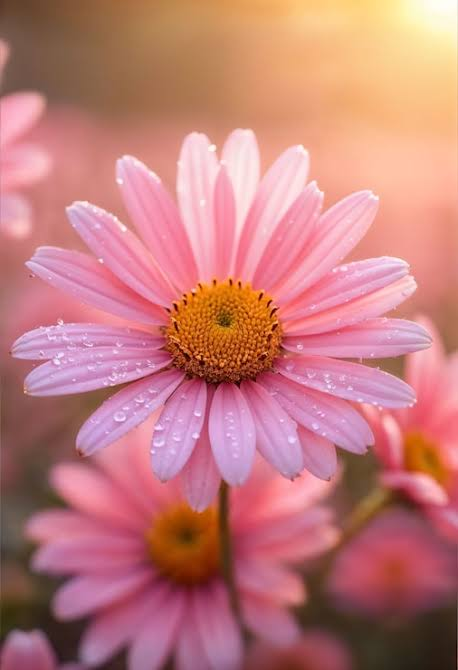
#> input picture day7-TaskA/flower.jpg, 458 x 670 px
$ jupyter execute ch_2.ipynb
#> lines starting #> are read from the running program, lines starting #| are printed output that depends on the picture
[cell 1]
import numpy as np
import cv2 as cv
import matplotlib.pyplot as plt
# open  cv return image shape as (H,W,"BGR channel")
IMAGE_PATH = "flower.jpg"   # photo notebook ke folder mein rakho
img = cv.imread(IMAGE_PATH)
#> img is the input picture: shape (670, 458, 3); mean B, G, R 123.7, 124.6, 194.7

if img is None:
    print(f"Could not read image: {IMAGE_PATH}")
else:
    print("type:", type(img))
#| type: <class 'numpy.ndarray'>
    print("shape:", img.shape)
#| shape: (670, 458, 3)
    print("dtype:", img.dtype)
#| dtype: uint8
    print("min, max:", img.min(), img.max())
#| min, max: 0 255
    print("nbytes:", img.nbytes)
#| nbytes: 920580

[cell 2]
img_rgb = cv.cvtColor(img, cv.COLOR_BGR2RGB)

plt.figure(figsize=(10, 5))

plt.subplot(1, 2, 1)
plt.imshow(img)
plt.title("BGR (galat)")
plt.axis("off")

plt.subplot(1, 2, 2)
plt.imshow(img_rgb)
plt.title("RGB (sahi)")
plt.axis("off")

plt.show()
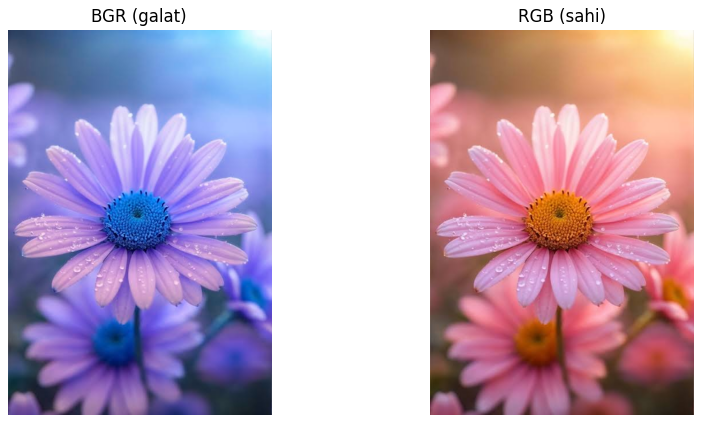
#> figure drawn by matplotlib, 2 panels; B, G, R data is drawn as R, G, B

print("img shape:", img.shape)
#| img shape: (670, 458, 3)
print("img_rgb shape:", img_rgb.shape)
#| img_rgb shape: (670, 458, 3)
print("Same shape:", img.shape == img_rgb.shape)
#| Same shape: True

[cell 3]
red = img_rgb[:, :, 0]
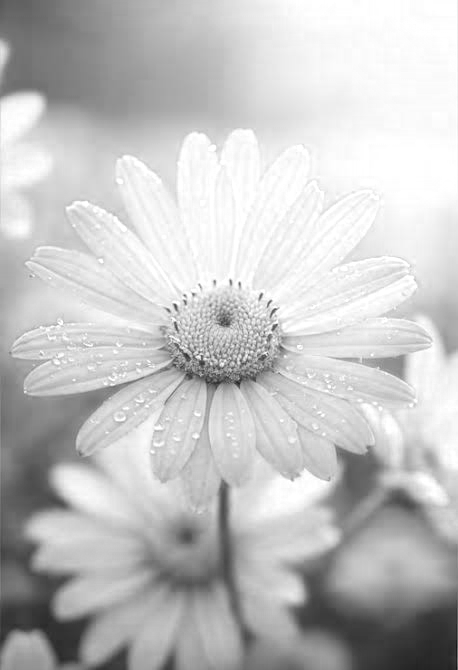
#> red: shape (670, 458); min 21, max 255, mean 194.7
green = img_rgb[:, :, 1]
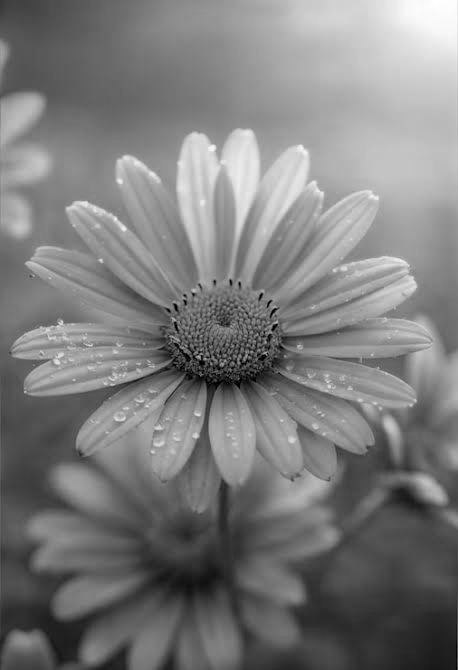
#> green: shape (670, 458); min 0, max 255, mean 124.6
blue = img_rgb[:, :, 2]
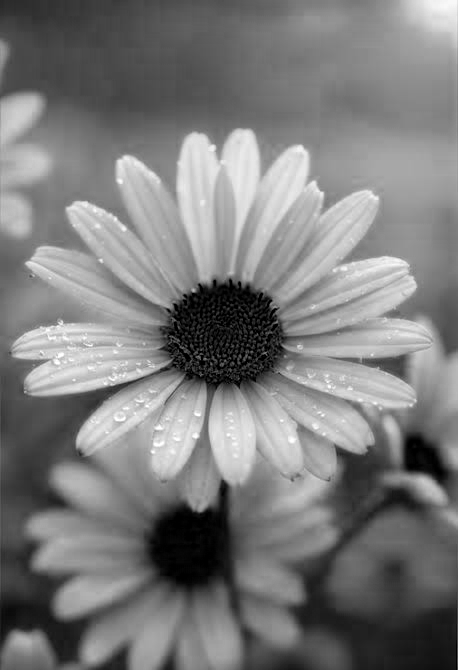
#> blue: shape (670, 458); min 0, max 255, mean 123.7

channels = [("Red", red), ("Green", green), ("Blue", blue)]

plt.figure(figsize=(12, 4))
for i, (name, channel) in enumerate(channels, start=1):
    plt.subplot(1, 3, i)
    plt.imshow(channel, cmap="gray")
    plt.title(name)
    plt.axis("off")
#> this loop made 3 passes
#> name on passes 1 to 3: 'Red', 'Green', 'Blue'
plt.show()

print("pixel [100, 200]:", img_rgb[100, 200], img_rgb[100, 200].shape)
#| pixel [100, 200]: [177 121  86] (3,)
for name, channel in channels:
    print(name, "mean:", channel.mean())

[cell 4]
bright_wrong = img_rgb + 80
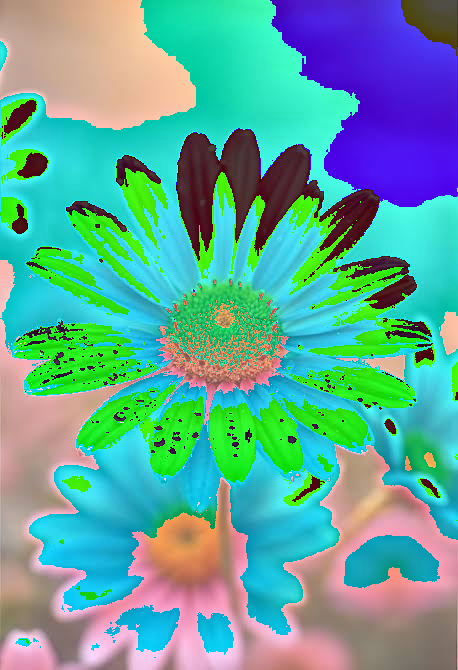
#> bright_wrong: shape (670, 458, 3); mean R, G, B 95.5, 165.4, 154.9
bright_right = np.clip(img_rgb.astype(np.int16) + 80, 0, 255).astype(np.uint8)
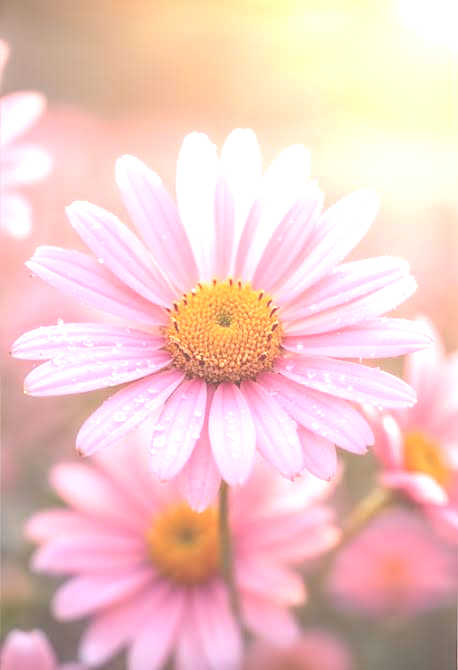
#> bright_right: shape (670, 458, 3); mean R, G, B 240.5, 201, 199

images = [("Wrong (wrap)", bright_wrong), ("Right (clip)", bright_right)]

plt.figure(figsize=(10, 5))
for i, (title, image) in enumerate(images, start=1):
    plt.subplot(1, 2, i)
    plt.imshow(image)
    plt.title(title)
    plt.axis("off")
#> this loop made 2 passes
#> (i, title) on passes 1 to 2: (1, 'Wrong (wrap)'), (2, 'Right (clip)')
plt.show()

print("bright_wrong dtype:", bright_wrong.dtype)
#| bright_wrong dtype: uint8
print("bright_right dtype:", bright_right.dtype)
#| bright_right dtype: uint8
print("bright_right max:", bright_right.max())
#| bright_right max: 255
